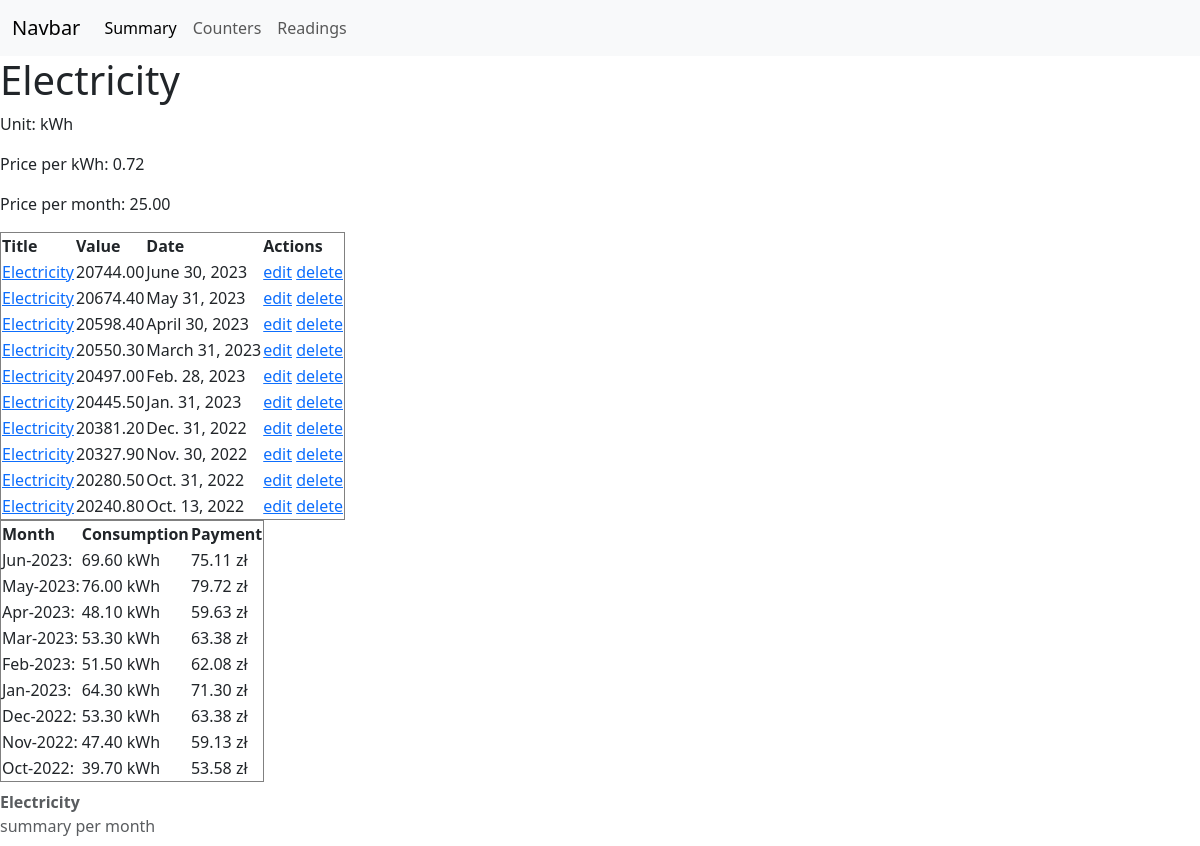
The app's page /counter/2/detail/ with its own data.
### counters/models.py (models this page shows, shortened)
class Counter(models.Model):
    title = models.CharField(max_length=60)
    consumable = models.BooleanField(default=True)
    unit = models.CharField(max_length=60, blank=True, null=True)
    price_per_unit = models.DecimalField(max_digits=5, decimal_places=2, default=0)
    fixed_price = models.DecimalField(max_digits=5, decimal_places=2, default=0)

class Reading(models.Model):
    class Meta:
        ordering = ("-date",)
    counter = models.ForeignKey(
        "Counter", related_name="readings", on_delete=models.CASCADE
    )
    date = models.DateField()
    value = models.DecimalField(max_digits=10, decimal_places=2)
    usage_in_units = models.DecimalField(
        max_digits=10, decimal_places=2, blank=True, null=True
    )

### counters/views.py (the view)
class CounterDetailView(DetailView):
    model = Counter
    def get_context_data(self, **kwargs):
        context = super().get_context_data(**kwargs)
        context["summary"] = summary_per_month(self.object.readings.all())
        return context

### counters/reports.py (called while the page is built)
def summary_per_month(queryset):
    return (
        queryset.annotate(month=TruncMonth("date"))
        .values("month")
        .annotate(c=Sum("usage_in_units"))
        .annotate(
            s=(Sum("usage_in_units") * F("counter__price_per_unit"))
            + F("counter__fixed_price")
        )
        .values_list("month", "c", "s")
        .order_by("-month")
    )

### counters/templates/counters/counter_detail.html
{% extends "counters/base.html" %}
{% block content %}
    <h1>{{ object.title }}</h1>
    <p>Unit: {{ object.unit }}</p>
    <p>Price per {{ object.unit }}: {{ object.price_per_unit }}</p>
    <p>Price per month: {{ object.fixed_price }}</p>
    {% with object_list=object.readings.all %}
        {% include 'counters/partials/readings_table.html' %}
    {% endwith %}
    {% include 'counters/partials/summary_per_month_table.html' %}
{% endblock %}

### counters/templates/counters/base.html (shortened to what this page needs)
<!DOCTYPE html>
<html>
    <head>
        <link href="https://cdn.jsdelivr.net/npm/bootstrap@5.3.0/dist/css/bootstrap.min.css" rel="stylesheet">
    </head>
    <body>
        <nav class="navbar navbar-expand-lg bg-body-tertiary">
  <div class="container-fluid">
    <a class="navbar-brand" href="#">Navbar</a>
    <div class="collapse navbar-collapse" id="navbarSupportedContent">
      <ul class="navbar-nav me-auto mb-2 mb-lg-0">
        <li class="nav-item">
          <a class="nav-link active" aria-current="page" href="{% url 'counters:index' %}">Summary</a>
        </li>
        <li class="nav-item">
          <a class="nav-link" href="{% url 'counters:counters-list' %}">Counters</a>
        </li>
        <li class="nav-item">
          <a class="nav-link" href="{% url 'counters:readings-list' %}">Readings</a>
        </li>
      </ul>
    </div>
  </div>
</nav>
        {% block content %}{% endblock %}
    </body>
</html>

### counters/templates/counters/partials/readings_table.html
<table border="1">
    <thead>
        <tr>
            <th>Title</th>
            <th>Value</th>
            <th>Date</th>
            <th>Actions</th>
        </tr>
    </thead>
    <tbody>
        {% for obj in object_list %}
            <tr>
                <td>
                    <a href="{% url 'counters:counter-detail' obj.counter.id %}">{{ obj.counter.title }}</a>
                </td>
                <td>{{ obj.value }}</td>
                <td>{{ obj.date }}</td>
                <td>
                    <a href="{% url 'counters:reading-edit' obj.id %}">edit</a>
                    <a href="{% url 'counters:reading-delete' obj.id %}">delete</a>
                </td>
            </tr>
        {% endfor %}
    </tbody>
</table>

### counters/templates/counters/partials/summary_per_month_table.html
<table border="1">
    <caption><strong>{{ object.title }}</strong>
        <br>
    summary per month</caption>
    <thead>
        <tr>
            <th>Month</th>
            <th>Consumption</th>
            <th>Payment</th>
        </tr>
    </thead>
    <tr>
        {% for month, total, s in summary %}
            <tr>
                <td>{{ month|date:'M-Y' }}:</td>
                {% if total %}
                    <td>{{ total|floatformat:2 }} {{ object.unit }}</td>
                {% else %}
                    <td></td>
                {% endif %}
                <td>{{ s|floatformat:2 }} zł</td>
            </tr>
        {% endfor %}
    </tr>
</table>

### records on screen
Counter: title "Electricity", unit "kWh", price_per_unit "0.72", fixed_price "25.00", unit "kWh" "kWh" "kWh" "kWh" "kWh" "kWh" "kWh" "kWh" "kWh"
Reading: counter "Electricity", value "20744.00", date "June 30, 2023"
Reading: counter "Electricity", value "20674.40", date "May 31, 2023"
Reading: counter "Electricity", value "20598.40", date "April 30, 2023"
Reading: counter "Electricity", value "20550.30", date "March 31, 2023"
Reading: counter "Electricity", value "20497.00", date "Feb. 28, 2023"
Reading: counter "Electricity", value "20445.50", date "Jan. 31, 2023"
Reading: counter "Electricity", value "20381.20", date "Dec. 31, 2022"
Reading: counter "Electricity", value "20327.90", date "Nov. 30, 2022"
Reading: counter "Electricity", value "20280.50", date "Oct. 31, 2022"
Reading: counter "Electricity", value "20240.80", date "Oct. 13, 2022"

### other values on screen
{{ month|date:'M-Y' }} "Jun-2023" "May-2023" "Apr-2023" "Mar-2023" "Feb-2023" "Jan-2023" "Dec-2022" "Nov-2022" "Oct-2022"
{{ total|floatformat:2 }} "69.60" "76.00" "48.10" "53.30" "51.50" "64.30" "53.30" "47.40" "39.70"
{{ s|floatformat:2 }} "75.11" "79.72" "59.63" "63.38" "62.08" "71.30" "63.38" "59.13" "53.58"
